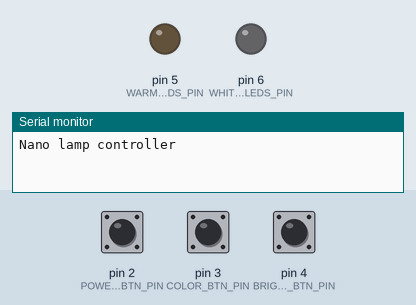
This program was run on a simulated Arduino Nano, built with avr-gcc and run on an emulated ATmega328P. Shown: output pins drawn as LEDs (lit = HIGH), the last lines printed to the serial monitor. Inputs (shaded band) come from the test bench; at power-on: pin 2 (POWER_BTN_PIN) LOW, pin 3 (COLOR_BTN_PIN) LOW, pin 4 (BRIGHTNESS_BTN_PIN) LOW.

Above: at 1.2 s.
1.3 s: pin 2 (POWER_BTN_PIN) pulled HIGH for 0.15 s
At 2.6 s:
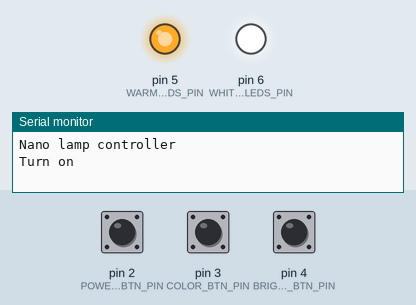
3.4 s: pin 3 (COLOR_BTN_PIN) pulled HIGH for 0.15 s
At 5.0 s:
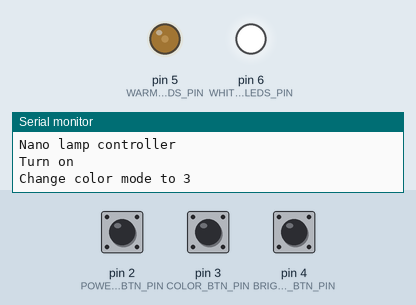
5.3 s: pin 2 (POWER_BTN_PIN) pulled HIGH for 1 s
At 6.9 s:
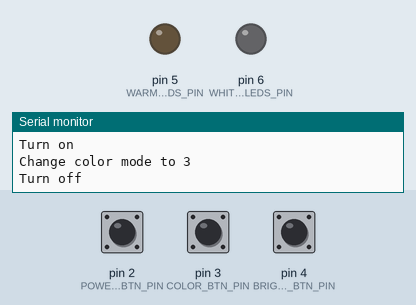
8.3 s: pin 2 (POWER_BTN_PIN) pulled HIGH for 0.15 s
At 8.45 s:
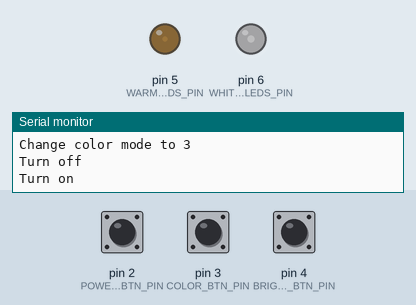
10.4 s: pin 3 (COLOR_BTN_PIN) pulled HIGH for 1 s
At 11.0 s:
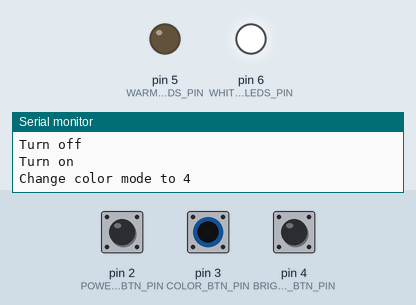
12.9 s: pin 3 (COLOR_BTN_PIN) pulled HIGH for 0.15 s
At 14.4 s:
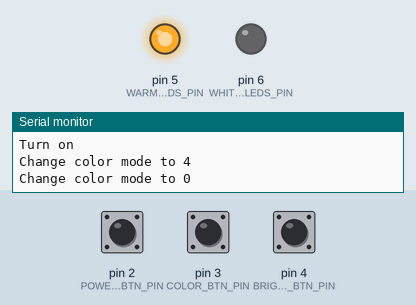
Timing chart, 0 to 15.9 s (numbered marks = the images above; inputs shaded):
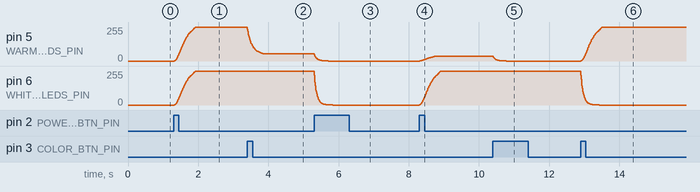

The program:

main.cpp
```cpp
#include <Arduino.h>
#include <Button.h>

const uint8_t POWER_BTN_PIN = 2;
const uint8_t COLOR_BTN_PIN = 3;
const uint8_t BRIGHTNESS_BTN_PIN = 4;
const uint8_t WARM_LEDS_PIN = 5;
const uint8_t WHITE_LEDS_PIN = 6;

const uint8_t COLOR_MODE_0_FULL_WARM = 0b0010;
const uint8_t COLOR_MODE_1_FULL_WARM_HALF_WHITE = 0b0110;
const uint8_t COLOR_MODE_2_FULL_WARM_FULL_WHITE = 0b1010;
const uint8_t COLOR_MODE_3_HALF_WARM_FULL_WHITE = 0b1001;
const uint8_t COLOR_MODE_4_FULL_WHITE = 0b1000;
const uint8_t MAX_COLOR_MODE = 5;
const uint8_t COLOR_MODES[MAX_COLOR_MODE] = {COLOR_MODE_0_FULL_WARM, COLOR_MODE_1_FULL_WARM_HALF_WHITE,
                                             COLOR_MODE_2_FULL_WARM_FULL_WHITE, COLOR_MODE_3_HALF_WARM_FULL_WHITE,
                                             COLOR_MODE_4_FULL_WHITE};

Button powerBtn(POWER_BTN_PIN);
Button colorBtn(COLOR_BTN_PIN);
Button brightnessBtn(BRIGHTNESS_BTN_PIN);

bool isOn = false;

uint8_t colorModeIndex = 2;
float warmLedsMultiplier = 1;
float whiteLedsMultiplier = 1;

const uint8_t BRIGHTNESS_INDEX_STEPS = 4;
uint16_t ledBrightnessIndexTarget = BRIGHTNESS_INDEX_STEPS;

uint16_t warmLedsTarget = 255;
uint16_t warmLedsCurr = 0;
uint16_t whiteLedsTarget = 255;
uint16_t whiteLedsCurr = 0;

extern const uint8_t gamma8[];

void updateLEDs();
int16_t calculateChange(uint16_t current, uint16_t target);

void setup() {
  Serial.begin(9600);
  Serial.println("Nano lamp controller");

  pinMode(WARM_LEDS_PIN, OUTPUT);
  analogWrite(WARM_LEDS_PIN, 0);
  pinMode(WHITE_LEDS_PIN, OUTPUT);
  analogWrite(WHITE_LEDS_PIN, 0);

  powerBtn.begin();
  colorBtn.begin();
  brightnessBtn.begin();
}

void loop() {
  if (powerBtn.pressed()) {
    isOn = !isOn;
    if (isOn) {
      Serial.println("Turn on");
    } else {
      Serial.println("Turn off");
    }
  }

  if (colorBtn.pressed() && isOn) {
    if (colorModeIndex >= MAX_COLOR_MODE - 1) {
      colorModeIndex = 0;
    } else {
      colorModeIndex++;
    }

    Serial.print("Change color mode to ");
    Serial.println(colorModeIndex);
  }

  if (brightnessBtn.pressed() && isOn) {
    if (ledBrightnessIndexTarget >= BRIGHTNESS_INDEX_STEPS) {
      ledBrightnessIndexTarget = 1;
    } else {
      ledBrightnessIndexTarget++;
    }

    const uint8_t realBrightness = (255 / (BRIGHTNESS_INDEX_STEPS + 1)) * (ledBrightnessIndexTarget + 1);

    warmLedsTarget = realBrightness;
    whiteLedsTarget = realBrightness;

    Serial.print("Change brightness to ");
    Serial.println(ledBrightnessIndexTarget);
  }

  updateLEDs();
  delay(10);
}

void updateLEDs() {
  if (COLOR_MODES[colorModeIndex] & 0b0010) {
    warmLedsMultiplier = 1;
  } else if (COLOR_MODES[colorModeIndex] & 0b0001) {
    warmLedsMultiplier = 0.5;
  } else {
    warmLedsMultiplier = 0;
  }
  if (COLOR_MODES[colorModeIndex] & 0b1000) {
    whiteLedsMultiplier = 1;
  } else if (COLOR_MODES[colorModeIndex] & 0b0100) {
    whiteLedsMultiplier = 0.5;
  } else {
    whiteLedsMultiplier = 0;
  }
  warmLedsMultiplier = isOn ? warmLedsMultiplier : 0;
  whiteLedsMultiplier = isOn ? whiteLedsMultiplier : 0;
  const uint16_t realWarmLedsTarget = warmLedsTarget * warmLedsMultiplier;
  if (warmLedsCurr != realWarmLedsTarget) {
    // Serial.print("Change warm LEDs to ");
    warmLedsCurr += calculateChange(warmLedsCurr, realWarmLedsTarget);
    // Serial.println(warmLedsCurr);
    analogWrite(WARM_LEDS_PIN, pgm_read_byte(&gamma8[warmLedsCurr]));
  }
  const uint16_t realWhiteLedsTarget = whiteLedsTarget * whiteLedsMultiplier;
  if (whiteLedsCurr != realWhiteLedsTarget) {
    // Serial.print("Change white LEDs to ");
    whiteLedsCurr += calculateChange(whiteLedsCurr, realWhiteLedsTarget);
    // Serial.println(whiteLedsCurr);
    analogWrite(WHITE_LEDS_PIN, pgm_read_byte(&gamma8[whiteLedsCurr]));
  }
}

int16_t calculateChange(uint16_t current, uint16_t target) {
  const int16_t diff = target - current;
  return ceil(diff * 0.05);
}

// https://learn.adafruit.com/led-tricks-gamma-correction/the-quick-fix
const uint8_t PROGMEM gamma8[] = {
    0,   0,   0,   0,   0,   0,   0,   0,   0,   0,   0,   0,   0,   0,   0,   0,   0,   0,   0,   0,   0,   0,
    0,   0,   0,   0,   0,   0,   1,   1,   1,   1,   1,   1,   1,   1,   1,   1,   1,   1,   1,   2,   2,   2,
    2,   2,   2,   2,   2,   3,   3,   3,   3,   3,   3,   3,   4,   4,   4,   4,   4,   5,   5,   5,   5,   6,
    6,   6,   6,   7,   7,   7,   7,   8,   8,   8,   9,   9,   9,   10,  10,  10,  11,  11,  11,  12,  12,  13,
    13,  13,  14,  14,  15,  15,  16,  16,  17,  17,  18,  18,  19,  19,  20,  20,  21,  21,  22,  22,  23,  24,
    24,  25,  25,  26,  27,  27,  28,  29,  29,  30,  31,  32,  32,  33,  34,  35,  35,  36,  37,  38,  39,  39,
    40,  41,  42,  43,  44,  45,  46,  47,  48,  49,  50,  50,  51,  52,  54,  55,  56,  57,  58,  59,  60,  61,
    62,  63,  64,  66,  67,  68,  69,  70,  72,  73,  74,  75,  77,  78,  79,  81,  82,  83,  85,  86,  87,  89,
    90,  92,  93,  95,  96,  98,  99,  101, 102, 104, 105, 107, 109, 110, 112, 114, 115, 117, 119, 120, 122, 124,
    126, 127, 129, 131, 133, 135, 137, 138, 140, 142, 144, 146, 148, 150, 152, 154, 156, 158, 160, 162, 164, 167,
    169, 171, 173, 175, 177, 180, 182, 184, 186, 189, 191, 193, 196, 198, 200, 203, 205, 208, 210, 213, 215, 218,
    220, 223, 225, 228, 231, 233, 236, 239, 241, 244, 247, 249, 252, 255};
```

Measured:
- after the input at 1.3 s, pin 5 (WARM_LEDS_PIN), pin 6 (WHITE_LEDS_PIN): moves from 0/255 to 255/255 over 0.60 s, starting at once
- after the input at 3.4 s, pin 5 (WARM_LEDS_PIN): moves from 255/255 to 54/255 over 0.46 s, starting at once
- after the input at 5.3 s, pin 5 (WARM_LEDS_PIN): moves from 54/255 to 0/255 over 0.41 s, starting at once; pin 6 (WHITE_LEDS_PIN): moves from 255/255 to 0/255 over 0.53 s, starting at once
- after the input at 8.3 s, pin 5 (WARM_LEDS_PIN): moves from 0/255 to 36/255 over 0.45 s, starting at once; pin 6 (WHITE_LEDS_PIN): moves from 0/255 to 255/255 over 0.61 s, starting at once
- after the input at 10.4 s, pin 5 (WARM_LEDS_PIN): moves from 36/255 to 0/255 over 0.37 s, starting at once
- after the input at 12.9 s, pin 5 (WARM_LEDS_PIN): moves from 0/255 to 255/255 over 0.61 s, starting at once; pin 6 (WHITE_LEDS_PIN): moves from 255/255 to 0/255 over 0.53 s, starting at once
